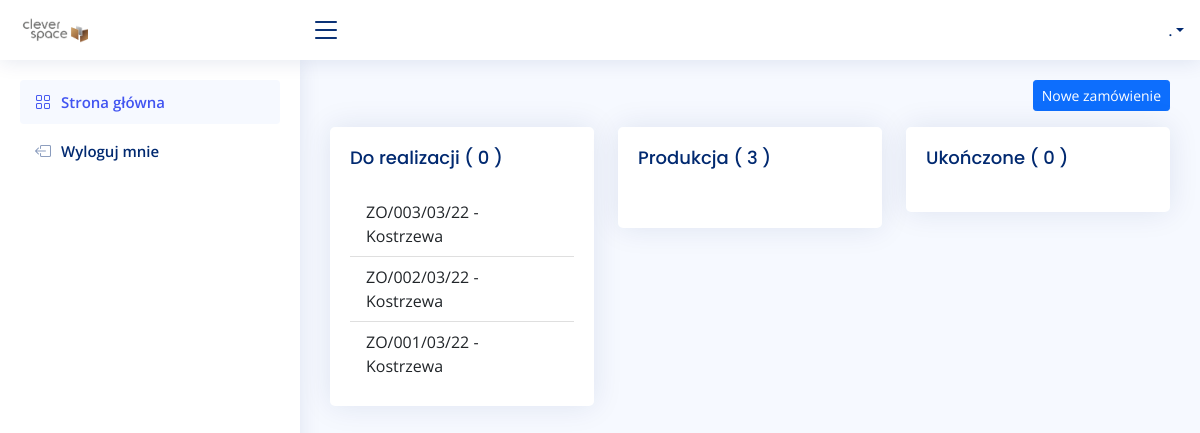
/production/orders/, run on an earlier commit of the app's database.
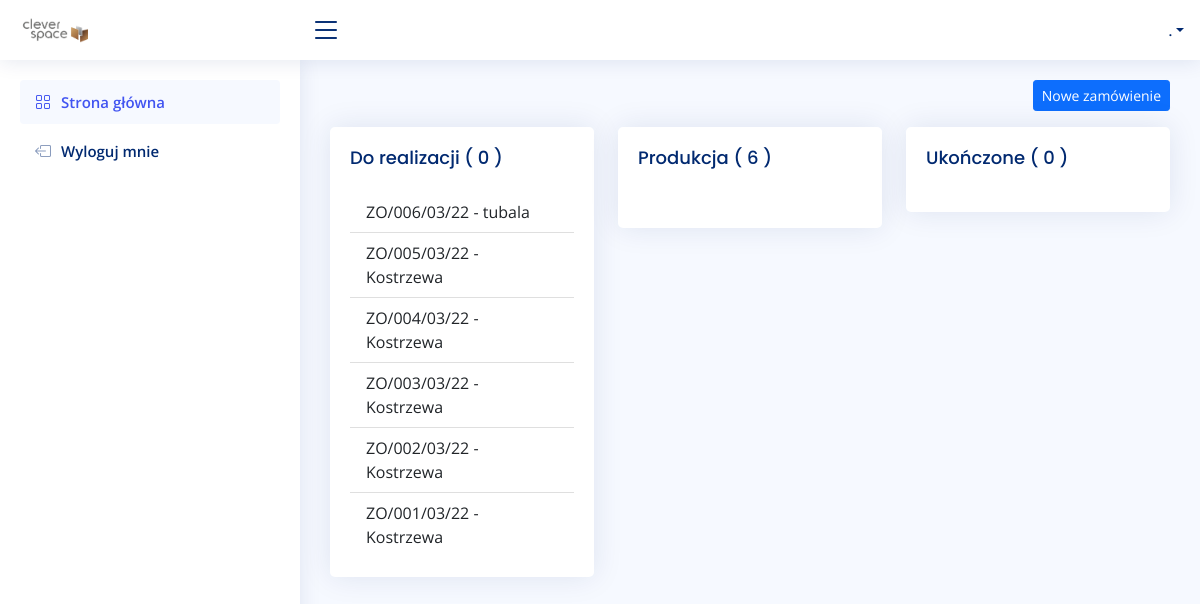
And on a later commit of the database.
### production/models.py (models this page shows, shortened)
class ProductionOrder(models.Model):
    customer = models.ForeignKey(Customer, on_delete=models.CASCADE)
    order = models.CharField(max_length=255)
    date = models.DateTimeField(auto_now_add=True)
    def __str__(self):
        return self.order

class Customer(models.Model):
    email = models.EmailField(unique=True, blank=True)
    company = models.CharField(max_length=150, blank=True)
    first_name = models.CharField(max_length=150, blank=True)
    last_name = models.CharField(max_length=150, blank=True)
    phone_number = models.CharField(max_length=15, blank=True)
    postcode = models.CharField(max_length=12, blank=True)
    address_line_1 = models.CharField(max_length=150, blank=True)
    address_line_2 = models.CharField(max_length=150, blank=True)
    town_city = models.CharField(max_length=150, blank=True)
    class Meta:
        verbose_name = "Klient"
        verbose_name_plural = "Klienci"

### production/views.py (the view)
# urls.py: path('orders/', views.HomeOrders, name='home-orders'),
def HomeOrders(request):
    orders = ProductionOrder.objects.all().order_by('-date')
    return render(request, 'production/orders.html', {'orders': orders, })

### production/templates/production/orders.html (shortened to what this page needs)
{% extends 'main.html' %}
{% block content %}
<div class="row">
	<div class="col-sm-12 mb-3">
		<a href="{% url 'create-order' %}" class="btn btn-primary btn-sm float-end">Nowe zamówienie</a>
	</div>
</div>
<div class="row">
	<div class="col-sm-4">
		<div class="card recent-sales">
			<div class="card-body">
				<h5 class="card-title">Do realizacji ( 0 )</h5>
				<ul class="list-group list-group-flush">
					{% for order in orders %}
					<li class="list-group-item"><a href="{% url 'detail-order' order.id %}" class="link-dark">{{ order }} - {{ order.customer.company }}</a></li>
					{% endfor %}
				</ul>
			</div>
		</div>
	</div>
	<div class="col-sm-4">
		<div class="card recent-sales">
			<div class="card-body">
				<h5 class="card-title">Produkcja ( {{ orders.count }} )</h5>
				<ul class="list-group list-group-flush">
					<li class="list-group-item"><a href="" class="link-dark"></a></li>
				</ul>
			</div>
		</div>
	</div>
	<div class="col-sm-4">
		<div class="card recent-sales">
			<div class="card-body">
				<h5 class="card-title">Ukończone ( 0 ) </h5>
			</div>
		</div>
	</div>
</div>
{% endblock %}

What changed in the data, as far as the page shows it:
added ProductionOrder: order "ZO/006/03/22", customer.company "tubala"
added ProductionOrder: order "ZO/005/03/22", customer.company "Kostrzewa"
added ProductionOrder: order "ZO/004/03/22", customer.company "Kostrzewa"
Also different on the page:
{{ orders.count }}: "3" → "6"
